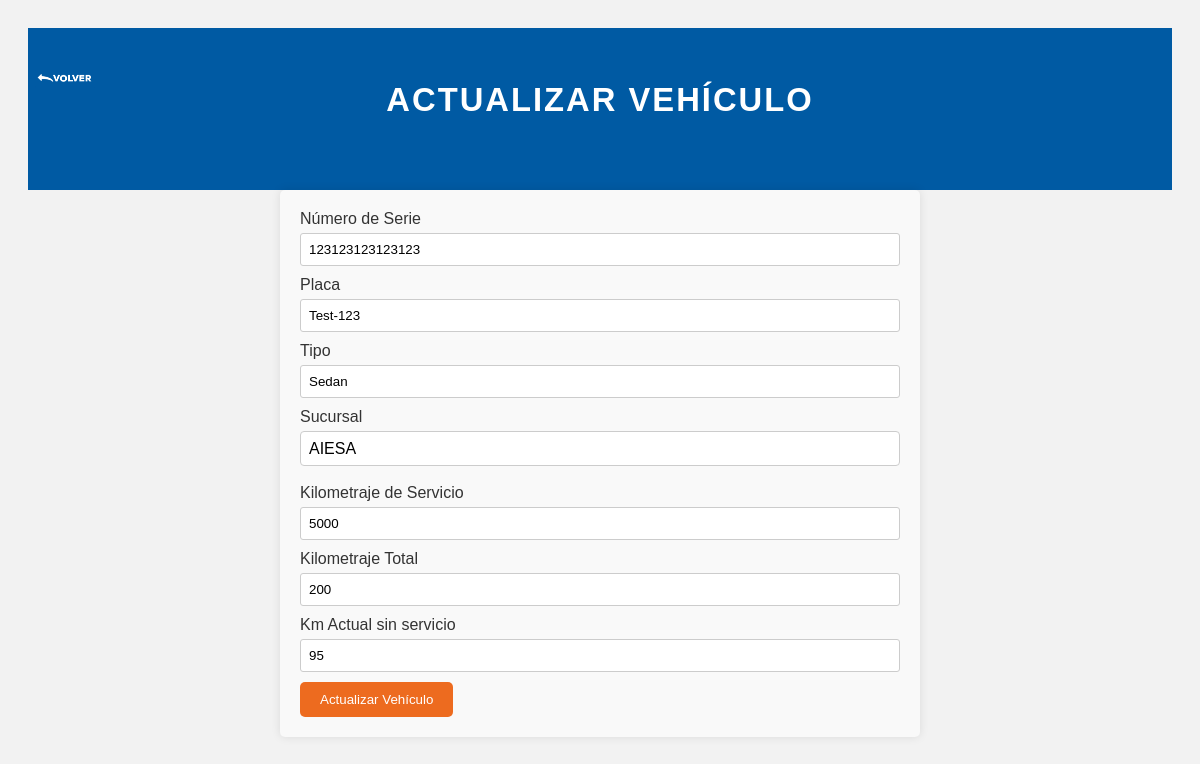
/ActualizarVehiculo.php?id=1 (signed in), run on the app's committed database.
### tables this page shows
CREATE TABLE `vehiculos` (
  `id_vehiculo` int(11) NOT NULL,
  `numero_serie` varchar(50) NOT NULL,
  `placa` varchar(20) NOT NULL,
  `tipo` varchar(50) NOT NULL,
  `Sucursal` varchar(255) NOT NULL,
  `Km_de_Servicio` int(11) NOT NULL DEFAULT '5000',
  `Km_Total` int(11) NOT NULL DEFAULT '0',
  `Km_Actual` int(11) NOT NULL DEFAULT '0',
  `Fecha_Ultimo_Servicio` date DEFAULT NULL
);

### ActualizarVehiculo.php (the view, shortened to what this page needs)
<?php
require_once __DIR__ . "/Conexiones/Conexion.php";
$id_vehiculo = (int) $_GET["id"];
$query = "SELECT * FROM vehiculos WHERE id_vehiculo = $id_vehiculo";
$resultado = $conn->query($query);
$vehiculo = $resultado->fetch_assoc();
?>
<!DOCTYPE html>
<html lang="es">
<head>
    <link rel="stylesheet" href="styles3.css">
   </head>
<body>
<header class="header">
        <div class="logo"><h3>Actualizar Vehículo</h3></div>
        <nav class="navbar">
            <ul>
                <li class="nav-item"><a href='vehiculos.php' class="nav-link">
                     <img src="/Img/Botones entregas\RegistrarChofer\VOLVAZ.png" alt="Choferes"class = "icono-Volver"style="max-width: 5%; height: auto; position:absolute; top: 70px; left: 35px;">
                    </a></li>
            </ul>
        </nav>
    </header>
    <div >
        <form method="POST">
            <div class="mb-3">
                <label>Número de Serie</label>
                <input type="text" name="numero_serie" class="form-control" required value="<?= htmlspecialchars($vehiculo['numero_serie']) ?>">
            </div>
            <div class="mb-3">
                <label>Placa</label>
                <input type="text" name="placa" class="form-control" required value="<?= htmlspecialchars($vehiculo['placa']) ?>">
            </div>
            <div class="mb-3">
                <label>Tipo</label>
                <input type="text" name="tipo" class="form-control" required value="<?= htmlspecialchars($vehiculo['tipo']) ?>">
            </div>
            <div class="mb-3">
                <label>Sucursal</label>
                <select id="sucursal" name="sucursal" required>
 <?php
 $sucursales = ['DIMEGSA', 'DEASA', 'AIESA', 'SEGSA', 'FESA', 'TAPATIA', 'GABSA', 'ILUMINACION', 'VALLARTA', 'CODI', 'QUERETARO'];
 $selectedSucursal = isset($vehiculo['Sucursal']) ? $vehiculo['Sucursal'] : '';
 foreach ($sucursales as $sucursal) {
     $selected = ($sucursal === $selectedSucursal) ? 'selected' : '';
     echo "<option value=\"$sucursal\" $selected>$sucursal</option>";
 }
 ?>
</select><br><br> </div>
            <div class="mb-3">
                <label>Kilometraje de Servicio</label>
                <input type="number" name="km_de_servicio" class="form-control" required value="<?= htmlspecialchars($vehiculo['Km_de_Servicio']) ?>">
            </div>
            <div class="mb-3">
                <label>Kilometraje Total</label>
                <input type="number" name="km_total" class="form-control" required value="<?= htmlspecialchars($vehiculo['Km_Total']) ?>">
            </div>
            <div class="mb-3">
                <label>Km Actual sin servicio</label>
                <input type="number" name="km_actual" class="form-control" required value="<?= htmlspecialchars($vehiculo['Km_Actual']) ?>">
            </div>
            <button type="submit" name="actualizar_vehiculo" class="button">Actualizar Vehículo</button>
        </form>
    </div>
   </body>
</html>

### styles3.css (style rules this page uses)
body { font-family: Arial, sans-serif; background-color: #f2f2f2; padding: 20px; }
form { max-width: 600px; margin: 0 auto; padding: 20px; background-color: #f9f9f9; border-radius: 5px; box-shadow: 0 0 10px rgba(0, 0, 0, 0.1); }
label { display: block; margin-bottom: 5px; color: #333; }
input[type="text"], input[type="date"], input[type="time"], input[type="number"], textarea { width: 100%; padding: 8px; margin-bottom: 10px; border: 1px solid #ccc; border-radius: 3px; box-sizing: border-box; }
.button { background-color: #ed6b1f; color: white; padding: 10px 20px; border: none; border-radius: 5px; cursor: pointer; transition: background-color 0.3s; }
.header { background-color: #005aa3; color: #fff; padding: 20px 0; text-align: center; width: 100%; }
.logo { font-size: 28px; font-weight: bold; text-transform: uppercase; letter-spacing: 2px; }
.navbar ul { list-style: none; padding: 0; margin: 0; }
.nav-item { display: inline-block; margin: 0 15px; }
.nav-link { color: #fff; text-decoration: none; font-size: 18px; }
select { appearance: none; -webkit-appearance: none; -moz-appearance: none; background-color: #ffffff; border: 1px solid #ccc; border-radius: 4px; padding: 8px; font-size: 16px; width: 100%; box-sizing: border-box; }

### data on the page
vehiculos: numero_serie "123123123123123", placa "Test-123", tipo "Sedan", km_de_servicio "5000", km_total "200", km_actual "95"

### other printed values
form field sucursal "AIESA"
